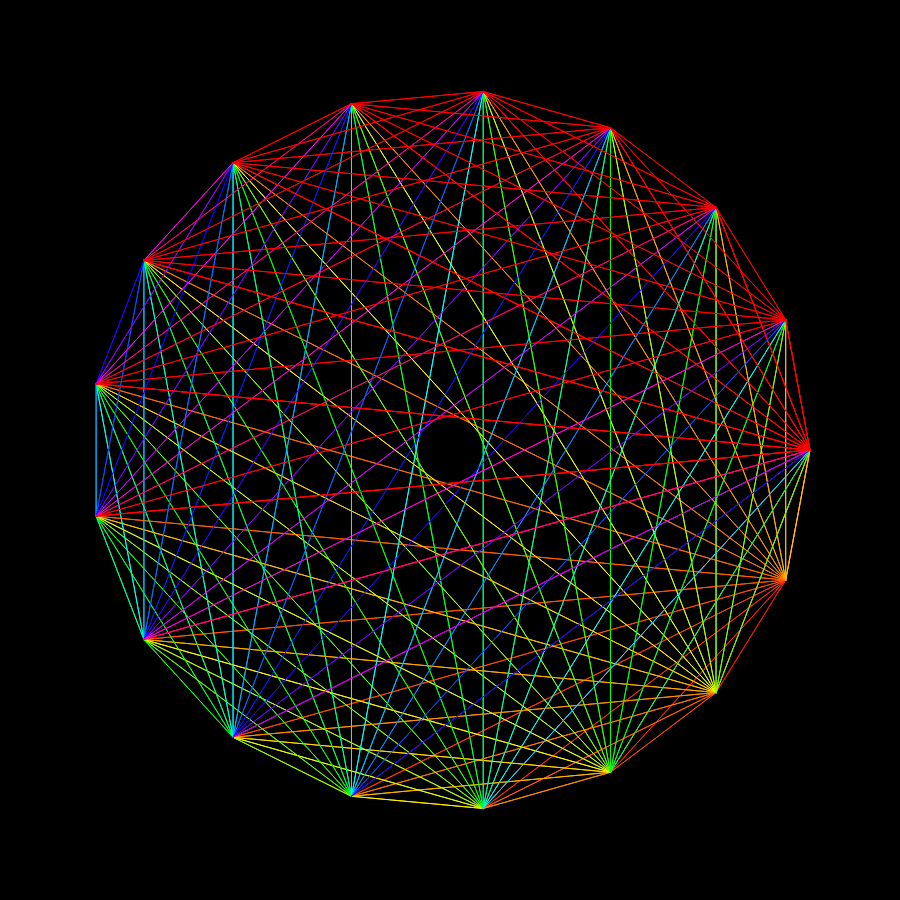
Frame 1 (no input)
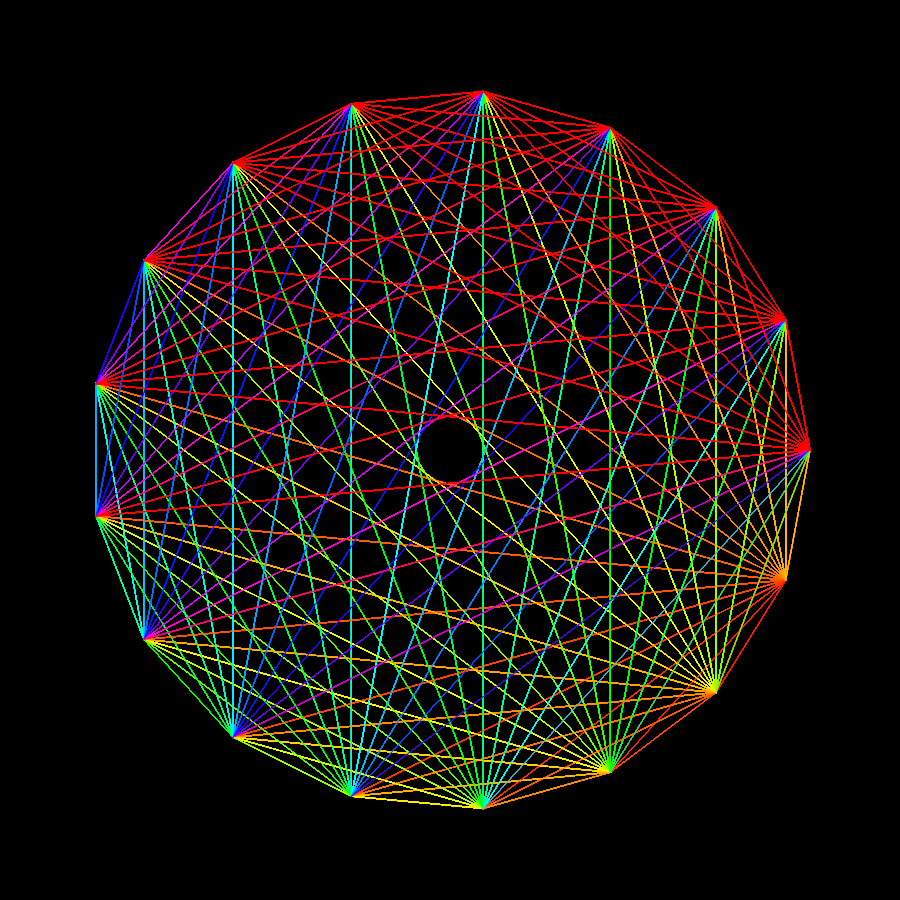
Frame 60 (no input)
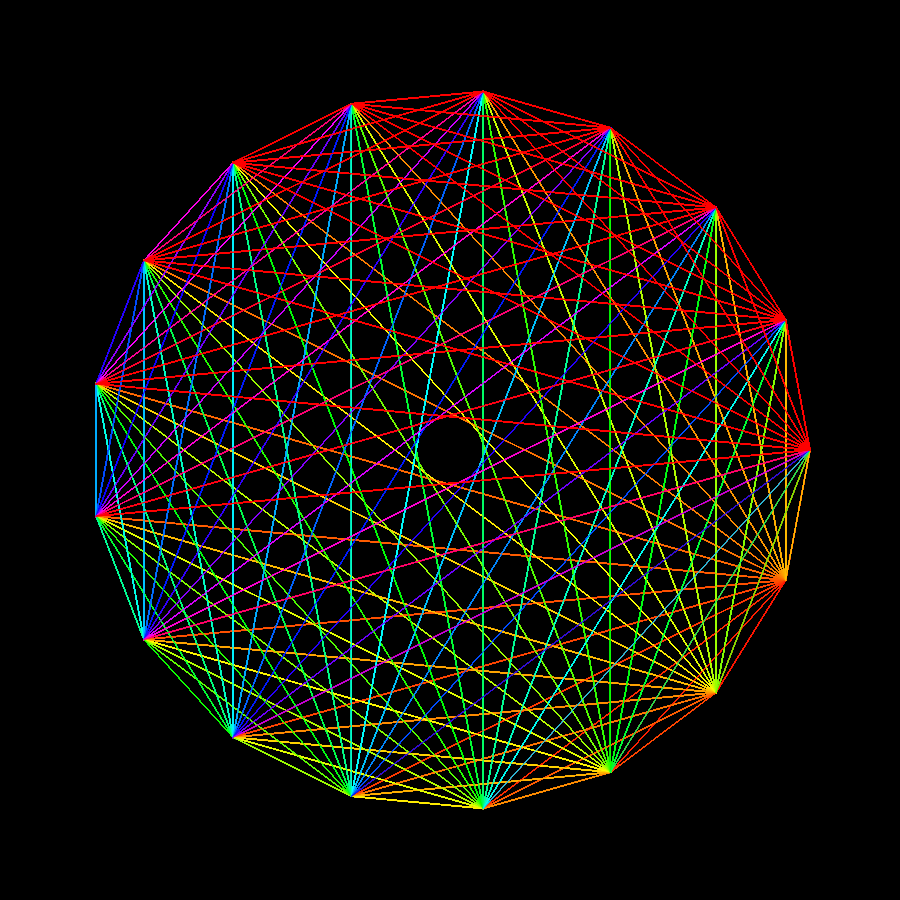
Frame 120 (the mouse pressed at the canvas centre since frame 60)

The p5.js sketch that drew these frames (run headless with seeded random() and noise() and a simulated clock; from frame 60 on, the mouse is pressed at the canvas centre):

// p5.js sketch
// ── sketch.js
function setup() {
  createCanvas(900,900);
  background(0);
  colorMode(HSB);
}

var points = 17;

function draw() {
  var radius = width/2 - width/10;
  stroke(255);
  
  for(var beta = 0; beta < TWO_PI; beta += TWO_PI/points){
    
    var x = radius*cos(beta) + width/2;
    var y = radius*sin(beta) + height/2;
    
    for(var theta = 0; theta < TWO_PI; theta += TWO_PI/points){
      var hu = map(theta*beta, 0, TWO_PI*2, 0, 255);
      stroke(hu, 255, 255);
      var x1 = radius*cos(theta) + width/2;
      var y2 = radius*sin(theta) + height/2;
      line(x, y, x1, y2);
      
    }
  }
  
}
